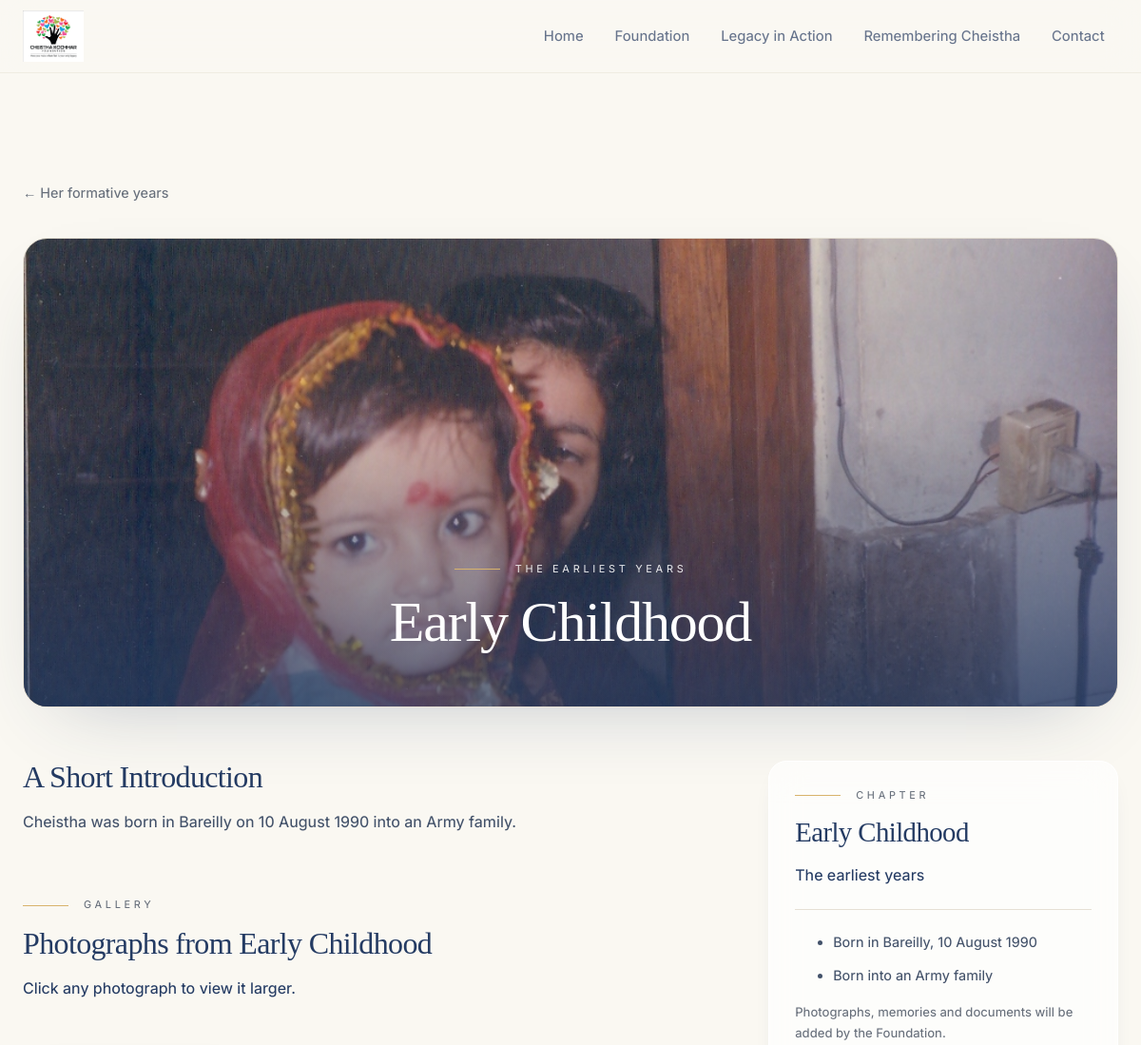
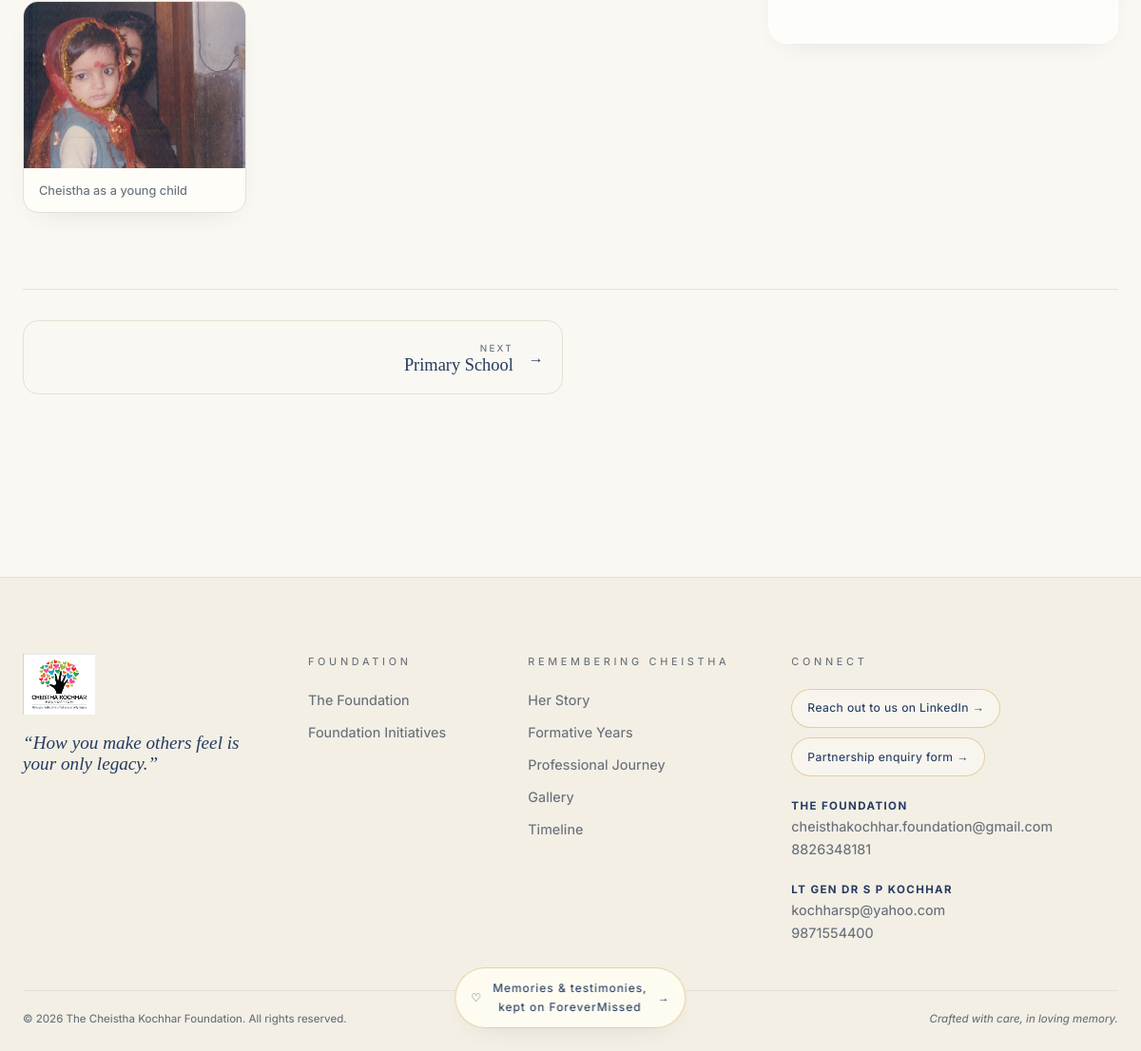
Page /journey/early-childhood on the committed database (2 pictures, top to bottom).
### sitecontent/models.py (models this page shows, shortened)
class MediaAsset(models.Model):
    ROLE_CHOICES = [
        ("site", "Site-wide brand / interface"), ("hero", "Page hero"), ("portrait", "Portrait"),
        ("chapter_cover", "Chapter cover"), ("chapter_identity", "Organisation / campus identity"),
        ("chapter_gallery", "Chapter gallery photo"), ("initiative_primary", "Initiative primary image"),
        ("initiative_satellite", "Initiative gallery satellite"), ("quote", "Quotation slide"), ("other", "Other"),
    ]
    title = models.CharField(max_length=200)
    file = models.FileField(upload_to="site/media/", blank=True, validators=[FileExtensionValidator(["jpg", "jpeg", "png", "webp", "gif", "mp4", "webm"])])
    alt_text = models.CharField(max_length=300, blank=True)
    role = models.CharField(max_length=24, choices=ROLE_CHOICES, default="other")
    legacy_filename = models.CharField(max_length=180, blank=True, unique=True, help_text="Matching original filename; uploading it restores this media slot.")
    page = models.ForeignKey(SitePage, null=True, blank=True, on_delete=models.CASCADE, related_name="media")
    chapter = models.ForeignKey(Chapter, null=True, blank=True, on_delete=models.CASCADE, related_name="media")
    initiative = models.ForeignKey(Initiative, null=True, blank=True, on_delete=models.CASCADE, related_name="media")
    collection_key = models.SlugField(blank=True, help_text="Optional photo-set key used to separate merged initiative galleries.")
    slot = models.PositiveIntegerField(default=0, help_text="Satellite position is zero-based: 0 top-left, 1 top-right, 2 bottom-left, 3 bottom-right.")
    order = models.PositiveIntegerField(default=0)
    is_visible = models.BooleanField(default=True)
    class Meta:
        ordering = ("order", "slot", "id")
    @property
    def url(self):
        return self.file.url if self.file else ""
    @property
    def kind(self):
        name = self.file.name.lower()
        return "video" if name.endswith((".mp4", ".webm")) else "image"

class NavigationItem(models.Model):
    label = models.CharField(max_length=100)
    url = models.CharField(max_length=300, help_text="Internal path or full external URL.")
    parent = models.ForeignKey("self", null=True, blank=True, on_delete=models.CASCADE, related_name="children")
    order = models.PositiveIntegerField(default=0)
    is_visible = models.BooleanField(default=True)
    open_in_new_tab = models.BooleanField(default=False)
    class Meta:
        ordering = ("order", "id")

class Chapter(models.Model):
    JOURNEY = "journey"
    PROFESSIONAL = "professional"
    KIND_CHOICES = [(JOURNEY, "Remembering Cheistha: formative years"), (PROFESSIONAL, "Professional journey")]
    kind = models.CharField(max_length=20, choices=KIND_CHOICES)
    slug = models.SlugField(unique=True)
    title = models.CharField(max_length=180)
    period = models.CharField(max_length=120, blank=True)
    tagline = models.CharField(max_length=300, blank=True)
    intro = models.TextField(blank=True, help_text="Separate paragraphs with a blank line.")
    highlights = models.TextField(blank=True, help_text="One highlight per line.")
    institution = models.CharField(max_length=250, blank=True)
    order = models.PositiveIntegerField(default=0)
    is_published = models.BooleanField(default=True)
    class Meta:
        ordering = ("kind", "order", "id")
    @property
    def intro_paragraphs(self):
        return [p.strip() for p in self.intro.split("\n\n") if p.strip()]
    @property
    def highlight_items(self):
        return [line.strip() for line in self.highlights.splitlines() if line.strip()]
    @property
    def type(self):
        return self.kind

class ContactDetail(models.Model):
    name = models.CharField(max_length=160)
    role = models.CharField(max_length=160)
    email = models.EmailField()
    phone = models.CharField(max_length=40)
    order = models.PositiveIntegerField(default=0)
    is_visible = models.BooleanField(default=True)
    class Meta:
        ordering = ("order", "id")

### sitecontent/views.py (the view)
# urls.py: path("journey/<slug:slug>", views.journey_detail, name="journey_detail"),
def journey_detail(request, slug):
    return chapter_detail(request, slug, Chapter.JOURNEY, "/#journey", "Her formative years")

### sitecontent/context_processors.py (called while the page is built)
def site_globals(request):
    sections = {f"{item.page.slug}.{item.key}": item for item in PageSection.objects.filter(is_visible=True).select_related("page")}
    nav = list(NavigationItem.objects.filter(is_visible=True, parent__isnull=True).prefetch_related("children"))
    for item in nav:
        item.visible_children = list(item.children.filter(is_visible=True))
    contacts = list(ContactDetail.objects.filter(is_visible=True)) or CONTACTS
    config = SiteConfiguration.objects.first()
    return {"contacts": contacts, "navigation_items": nav, "site_sections": sections, "site_config": config}

### sitecontent/media_data.py (called while the page is built)
def photos_for(slug):
    uploaded = list(MediaAsset.objects.filter(chapter__slug=slug, role="chapter_gallery", is_visible=True).exclude(file="").order_by("order", "id"))
    if uploaded:
        return [{"filename": item.url, "alt": item.alt_text, "kind": item.kind} for item in uploaded]
    return media_manifest()["chapters"].get(slug, [])

### sitecontent/templatetags/site_tags.py (called while the page is built)
@register.filter
def asset_url(filename):
    if not filename:
        return ""
    if str(filename).startswith(("/", "http://", "https://")):
        return filename
    upload = MediaAsset.objects.filter(legacy_filename=filename, is_visible=True).exclude(file="").first()
    if upload:
        return upload.url
    try:
        return json.loads(ASSET_MAP.read_text(encoding="utf-8")).get(filename, "")
    except (OSError, json.JSONDecodeError):
        return ""

### sitecontent/views.py (called while the page is built)
def page(request, title, template, page_slug=None, **context):
    site_page = SitePage.objects.filter(slug=page_slug, is_published=True).first() if page_slug else None
    if page_slug and not site_page:
        raise Http404
    return render(request, template, {"page_title": site_page.title if site_page else title,
                                      "page_meta_description": site_page.meta_description if site_page else "",
                                      **context})

def chapter_rows(kind):
    return list(Chapter.objects.filter(kind=kind, is_published=True).order_by("order", "id"))

### templates/sitecontent/chapter_detail.html (shortened to what this page needs)
{% extends 'sitecontent/base.html' %}{% load site_tags %}{% block content %}<article class="section chapter-detail"><div class="wrap"><a class="back-link" href="{{ back_url }}">← {{ back_label }}</a>
  <header class="chapter-hero">{% if cover_filename %}<img src="{{ cover_filename|asset_url }}" alt="{{ cover_alt }}" class="chapter-cover-img"><div class="chapter-cover-copy"><span class="eyebrow">{{ item.period }}</span><h1>{{ item.title }}</h1></div>{% elif photos %}<img src="{{ photos.0.filename|asset_url }}" alt="{{ photos.0.alt }}" class="chapter-cover-img"><div class="chapter-cover-copy"><span class="eyebrow">{{ item.period|default:'A memory' }}</span><h1>{{ item.title }}</h1></div>{% else %}<div class="chapter-cover-copy"><span class="eyebrow">{{ item.period|default:'A memory' }}</span><h1>{{ item.title }}</h1><p>A hero image will be added here by The Cheistha Kochhar Foundation.</p></div>{% endif %}</header>
  <section class="chapter-body"><div><h2>{% if item.type == 'professional' %}Organisation Overview{% else %}A Short Introduction{% endif %}</h2>{% for paragraph in item.intro_paragraphs %}<p>{{ paragraph }}</p>{% endfor %}{% if photos %}<section class="mt-gallery"><p class="eyebrow">Gallery</p><h2>Photographs from {{ item.title }}</h2><p>Click any photograph to view it larger.</p><div class="photo-grid">{% for photo in photos %}<figure><button class="photo-open" data-full="{{ photo.filename|asset_url }}" data-alt="{{ photo.alt }}"><img src="{{ photo.filename|asset_url }}" alt="{{ photo.alt }}" loading="lazy"></button><figcaption>{{ photo.alt }}</figcaption></figure>{% endfor %}</div></section>{% endif %}</div>
  <aside class="chapter-aside"><span class="eyebrow">Chapter</span><h2>{{ item.title }}</h2><p>{{ item.period }}</p><hr>{% if item.highlight_items %}<ul>{% for highlight in item.highlight_items %}<li>{{ highlight }}</li>{% endfor %}</ul>{% endif %}{% if logo_filename %}<img class="chapter-logo" src="{{ logo_filename|asset_url }}" alt="{{ item.title }} identity">{% endif %}<p class="aside-note">Photographs, memories and documents will be added by the Foundation.</p></aside></section>
  <nav class="initiative-pager">{% if next %}<a class="next" href="/{{ item.type }}/{{ next.slug }}"><span><small>Next</small><strong>{{ next.title }}</strong></span>→</a>{% endif %}</nav>
</div></article>{% endblock %}

### templates/sitecontent/base.html (shortened to what this page needs)
{% load static site_tags %}<!doctype html>
<html lang="en"><head>
  <link rel="stylesheet" href="{% static 'site/site.css' %}"><link rel="stylesheet" href="{% static 'site/mosaic.css' %}"><link rel="stylesheet" href="{% static 'site/layouts.css' %}"><link rel="stylesheet" href="{% static 'site/formative.css' %}">
</head><body>
<header class="site-header" id="top"><nav class="nav wrap">
  <a class="brand" href="/"><img src="{{ 'foundation-logo.png'|asset_url }}" alt="The Cheistha Kochhar Foundation"></a>
  <ul class="nav-links">{% for item in navigation_items %}<li class="{% if item.visible_children %}nav-dropdown{% endif %}"><a href="{{ item.url }}" >{{ item.label }}</a></li>{% endfor %}</ul>
</nav></header>
<main>{% block content %}{% endblock %}</main>
<a class="forever-missed" href="{{ site_config.forever_missed_url|default:'https://www.forevermissed.com/cheistha-kochhar/stories' }}" target="_blank" rel="noopener noreferrer" aria-label="Memories and testimonies, kept on ForeverMissed">&#9825; <span>Memories &amp; testimonies,<br> kept on ForeverMissed</span> &rarr;</a>
<footer class="footer"><div class="wrap footer-grid">
  <div><img class="footer-logo" src="{{ 'foundation-logo.png'|asset_url }}" alt="The Cheistha Kochhar Foundation"><p class="quote">&ldquo;How you make others feel is your only legacy.&rdquo;</p></div>
  <div><span class="eyebrow">Foundation</span><a href="/foundation">The Foundation</a><a href="/initiatives">Foundation Initiatives</a></div>
  <div><span class="eyebrow">Remembering Cheistha</span><a href="/#remembering">Her Story</a><a href="/#journey">Formative Years</a><a href="/professional">Professional Journey</a><a href="/gallery">Gallery</a><a href="/timeline">Timeline</a></div>
  <div><span class="eyebrow">Connect</span><a class="pill outline" href="{{ site_config.linkedin_url|default:'https://in.linkedin.com/company/cheistha-kochhar-foundation' }}" target="_blank" rel="noopener">Reach out to us on LinkedIn &rarr;</a><a class="pill outline" href="{{ site_config.partnership_url|default:'https://docs.google.com/forms/d/e/1FAIpQLSdqSK-5Hza3rsq9cASGmVS9-aDtL3eCBaS2mEUBdxrQkRdxyw/viewform?usp=publish-editor' }}" target="_blank" rel="noopener">Partnership enquiry form &rarr;</a>
    {% for contact in contacts %}<p class="contact-small"><strong>{{ contact.name }}</strong><a href="mailto:{{ contact.email }}">{{ contact.email }}</a><a href="tel:{{ contact.phone }}">{{ contact.phone }}</a></p>{% endfor %}
  </div>
</div><div class="wrap footer-bottom"><span>&copy; {% now "Y" %} The Cheistha Kochhar Foundation. All rights reserved.</span><i>Crafted with care, in loving memory.</i></div></footer>
</body></html>

### static/site/site.css (style rules this page uses)
:root { --bg:#faf8f2;--ink:#243b63;--navy:#243b63;--gold:#d8b36c;--beige:#eee9da;--sage:#9bbf9a;--muted:#676f7b;--border:#e6e0d4;--card:#fffdf8;--shadow:0 30px 80px -40px #243b634d;--soft:0 10px 30px -18px #243b6333;--serif:"Cormorant Garamond",Georgia,serif;--sans:Inter,system-ui,sans-serif }
* { box-sizing:border-box }
html { scroll-behavior:smooth;scroll-padding-top:6rem }
body { margin:0;background:var(--bg);color:var(--ink);font-family:var(--sans);font-size:16px;font-weight:450;line-height:1.65;-webkit-font-smoothing:antialiased }
img,video { max-width:100%;display:block }
a { color:inherit;text-decoration:none }
h1,h2,h3 { font-family:var(--serif);font-weight:500;letter-spacing:-.02em;line-height:1.08;margin:0 0 1rem }
h1 { font-size:clamp(2.8rem,6vw,4.5rem) }
h2 { font-size:clamp(2.4rem,5vw,3.8rem) }
p { margin:.5rem 0 1.2rem }
.wrap { width:min(1200px,calc(100% - 3rem));margin-inline:auto }
.site-header { position:sticky;top:0;z-index:30;background:#faf8f2d9;backdrop-filter:blur(18px);border-bottom:1px solid #e6e0d480 }
.nav { height:76px;display:flex;align-items:center;justify-content:space-between;gap:2rem }
.brand img { height:54px;width:auto }
.nav-links { list-style:none;margin:0;padding:0;display:flex;align-items:center;gap:.25rem }
.nav-links>li { position:relative }
.nav-links>li>a { display:block;padding:.65rem .9rem;border-radius:99px;color:#334568bd;font-size:.93rem;transition:.25s }
.button,.pill { display:inline-flex;justify-content:center;align-items:center;gap:.65rem;padding:.95rem 1.8rem;border-radius:99px;background:var(--navy);color:#faf8f2;font-size:.9rem;letter-spacing:.03em;box-shadow:var(--soft);transition:.35s }
.button.secondary,.pill.outline { background:#faf8f2b3;color:var(--navy);border:1px solid #d8b36c99;box-shadow:none }
.section { position:relative;padding:7rem 0 }
.eyebrow { display:block;color:var(--muted);font-size:.68rem;letter-spacing:.34em;text-transform:uppercase;margin-bottom:.9rem }
.eyebrow:before { content:"";display:inline-block;vertical-align:middle;width:3rem;height:1px;background:var(--gold);margin-right:1rem }
.back-link { display:inline-block;margin-bottom:2.2rem;color:var(--muted);font-size:.9rem }
.photo-grid { display:grid;grid-template-columns:repeat(3,minmax(0,1fr));gap:1rem;margin-top:3rem }
.photo-grid figure { margin:0;border-radius:1rem;overflow:hidden;border:1px solid var(--border);background:var(--beige) }
.photo-grid img { width:100%;aspect-ratio:4/3;object-fit:cover }
.footer { position:relative;margin-top:5rem;padding:5rem 0 1.5rem;border-top:1px solid var(--border);background:#eee9da88 }
.footer-grid { display:grid;grid-template-columns:1.1fr .8fr 1fr 1.5fr;gap:3rem }
.footer-grid>div { display:flex;flex-direction:column;align-items:flex-start;gap:.65rem }
.footer-logo { height:64px;width:auto }
.footer-grid a:not(.pill) { font-size:.9rem;color:var(--muted) }
.footer-grid .eyebrow { margin:0 0 .5rem }
.footer-grid .eyebrow:before { display:none }
.footer .quote { font:italic 1.2rem var(--serif);color:var(--navy) }
.footer .pill { font-size:.76rem;padding:.6rem 1rem }
.contact-small { margin:.7rem 0 0;display:flex;flex-direction:column;font-size:.83rem }
.contact-small strong { font-size:.72rem;letter-spacing:.12em;text-transform:uppercase }
.footer-bottom { display:flex;justify-content:space-between;gap:1rem;border-top:1px solid var(--border);padding-top:1.3rem;margin-top:3rem;font-size:.72rem;color:var(--muted) }

### rows in the picture
MediaAsset: file (picture)
NavigationItem: label "Home"
NavigationItem: label "Foundation"
NavigationItem: label "Legacy in Action"
NavigationItem: label "Remembering Cheistha"
NavigationItem: label "Contact"
Chapter: period "THE EARLIEST YEARS", title "Early Childhood", intro_paragraphs "Cheistha was born in Bareilly on 10 August 1990 into an Army family.", period "The earliest years"
MediaAsset: alt "Cheistha as a young child"
Chapter: title "Primary School"
ContactDetail: name "THE FOUNDATION", email "cheisthakochhar.foundation@gmail.com", phone "8826348181"
ContactDetail: name "LT GEN DR S P KOCHHAR", email "kochharsp@yahoo.com", phone "9871554400"

### other values in the picture
{{ back_label }} "Her formative years"
{{ highlight }} "Born in Bareilly, 10 August 1990" "Born into an Army family"
